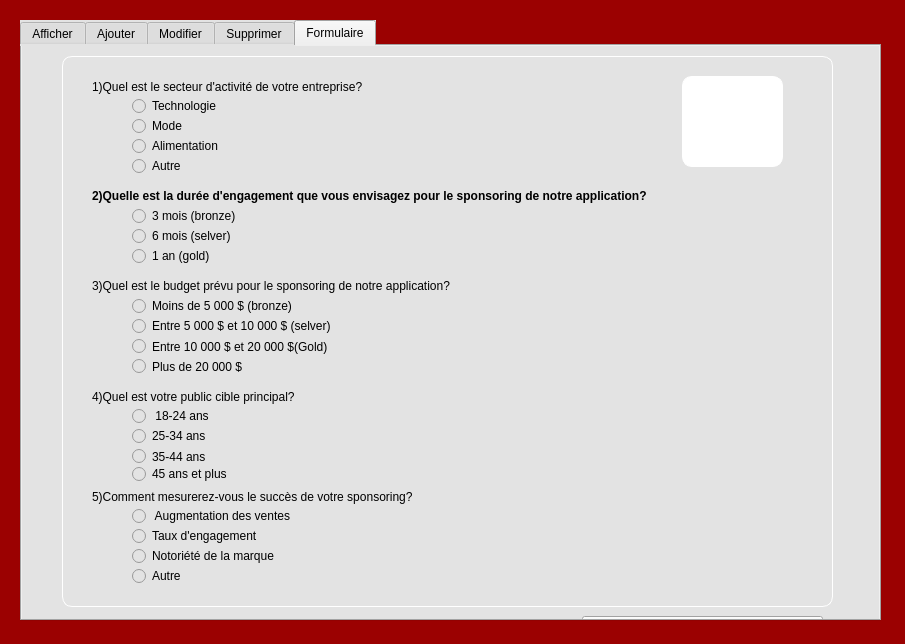
<?xml version="1.0" encoding="UTF-8"?>
<ui version="4.0">
 <class>Sponsors</class>
 <widget class="QDialog" name="Sponsors">
  <property name="geometry">
   <rect>
    <x>0</x>
    <y>0</y>
    <width>905</width>
    <height>644</height>
   </rect>
  </property>
  <property name="windowTitle">
   <string>Sponsors</string>
  </property>
  <property name="styleSheet">
   <string notr="true">background-color: rgb(155, 1, 1);</string>
  </property>
  <widget class="QTabWidget" name="tabWidget">
   <property name="geometry">
    <rect>
     <x>20</x>
     <y>20</y>
     <width>861</width>
     <height>601</height>
    </rect>
   </property>
   <property name="styleSheet">
    <string notr="true">background-color: rgb(227, 227, 227);
font: 9pt &quot;Sitka&quot;;</string>
   </property>
   <property name="currentIndex">
    <number>4</number>
   </property>
   <widget class="QWidget" name="tab_2">
    <attribute name="title">
     <string>Afficher</string>
    </attribute>
    <widget class="QLabel" name="label_2">
     <property name="geometry">
      <rect>
       <x>0</x>
       <y>-40</y>
       <width>941</width>
       <height>631</height>
      </rect>
     </property>
     <property name="styleSheet">
      <string notr="true">image: url(:/new/prefix1/BackRouge.png);</string>
     </property>
     <property name="text">
      <string/>
     </property>
    </widget>
    <widget class="QScrollBar" name="verticalScrollBar">
     <property name="geometry">
      <rect>
       <x>890</x>
       <y>90</y>
       <width>20</width>
       <height>441</height>
      </rect>
     </property>
     <property name="orientation">
      <enum>Qt::Vertical</enum>
     </property>
    </widget>
    <widget class="QTableWidget" name="tableWidget">
     <property name="geometry">
      <rect>
       <x>80</x>
       <y>200</y>
       <width>711</width>
       <height>331</height>
      </rect>
     </property>
     <property name="styleSheet">
      <string notr="true">background-color: rgb(255, 255, 255);</string>
     </property>
     <row>
      <property name="text">
       <string/>
      </property>
     </row>
     <row>
      <property name="text">
       <string/>
      </property>
     </row>
     <row>
      <property name="text">
       <string/>
      </property>
     </row>
     <row>
      <property name="text">
       <string/>
      </property>
     </row>
     <row>
      <property name="text">
       <string/>
      </property>
     </row>
     <row>
      <property name="text">
       <string/>
      </property>
     </row>
     <row>
      <property name="text">
       <string/>
      </property>
     </row>
     <row>
      <property name="text">
       <string/>
      </property>
     </row>
     <row>
      <property name="text">
       <string/>
      </property>
     </row>
     <row>
      <property name="text">
       <string/>
      </property>
     </row>
     <column>
      <property name="text">
       <string>NomSociété</string>
      </property>
     </column>
     <column>
      <property name="text">
       <string>NumContrat</string>
      </property>
     </column>
     <column>
      <property name="text">
       <string>Ville</string>
      </property>
     </column>
     <column>
      <property name="text">
       <string>DE</string>
      </property>
     </column>
     <column>
      <property name="text">
       <string>AU</string>
      </property>
     </column>
     <column>
      <property name="text">
       <string>Catégorie</string>
      </property>
     </column>
     <column>
      <property name="text">
       <string>Description</string>
      </property>
     </column>
    </widget>
    <widget class="QLabel" name="label_21">
     <property name="geometry">
      <rect>
       <x>750</x>
       <y>30</y>
       <width>41</width>
       <height>31</height>
      </rect>
     </property>
     <property name="styleSheet">
      <string notr="true">image: url(:/new/prefix1/Tri.png);</string>
     </property>
     <property name="text">
      <string/>
     </property>
    </widget>
    <widget class="QComboBox" name="comboBox">
     <property name="geometry">
      <rect>
       <x>520</x>
       <y>30</y>
       <width>231</width>
       <height>31</height>
      </rect>
     </property>
    </widget>
    <widget class="QPushButton" name="pushButton_13">
     <property name="geometry">
      <rect>
       <x>600</x>
       <y>80</y>
       <width>101</width>
       <height>91</height>
      </rect>
     </property>
     <property name="styleSheet">
      <string notr="true">background-color: rgb(255, 255, 255);
border :1px solid rgb(255, 255, 255);
border-radius :10px;
color: #FFF;
padding-left: 20px;
padding-right:20px;
</string>
     </property>
     <property name="text">
      <string/>
     </property>
    </widget>
    <widget class="QLabel" name="label_22">
     <property name="geometry">
      <rect>
       <x>610</x>
       <y>90</y>
       <width>81</width>
       <height>71</height>
      </rect>
     </property>
     <property name="styleSheet">
      <string notr="true">image: url(:/new/prefix1/CodeQR.png);
background-color: rgb(255, 255, 255);</string>
     </property>
     <property name="text">
      <string/>
     </property>
    </widget>
    <widget class="QPushButton" name="pushButton_18">
     <property name="geometry">
      <rect>
       <x>190</x>
       <y>80</y>
       <width>101</width>
       <height>91</height>
      </rect>
     </property>
     <property name="styleSheet">
      <string notr="true">background-color: rgb(255, 255, 255);
border :1px solid rgb(255, 255, 255);
border-radius :10px;
color: #FFF;
padding-left: 20px;
padding-right:20px;
</string>
     </property>
     <property name="text">
      <string/>
     </property>
    </widget>
    <widget class="QLabel" name="label_24">
     <property name="geometry">
      <rect>
       <x>200</x>
       <y>90</y>
       <width>81</width>
       <height>71</height>
      </rect>
     </property>
     <property name="styleSheet">
      <string notr="true">image: url(:/new/prefix1/PDF.png);
background-color: rgb(255, 255, 255);</string>
     </property>
     <property name="text">
      <string/>
     </property>
    </widget>
    <widget class="QLabel" name="label_25">
     <property name="geometry">
      <rect>
       <x>410</x>
       <y>100</y>
       <width>81</width>
       <height>71</height>
      </rect>
     </property>
     <property name="styleSheet">
      <string notr="true">image: url(:/new/prefix1/sata.png);
background-color: rgb(255, 255, 255);</string>
     </property>
     <property name="text">
      <string/>
     </property>
    </widget>
    <widget class="QPushButton" name="pushButton_19">
     <property name="geometry">
      <rect>
       <x>400</x>
       <y>90</y>
       <width>101</width>
       <height>91</height>
      </rect>
     </property>
     <property name="styleSheet">
      <string notr="true">background-color: rgb(255, 255, 255);
border :1px solid rgb(255, 255, 255);
border-radius :10px;
color: #FFF;
padding-left: 20px;
padding-right:20px;
</string>
     </property>
     <property name="text">
      <string/>
     </property>
    </widget>
    <widget class="QLabel" name="label_26">
     <property name="geometry">
      <rect>
       <x>410</x>
       <y>100</y>
       <width>81</width>
       <height>71</height>
      </rect>
     </property>
     <property name="styleSheet">
      <string notr="true">image: url(:/new/prefix1/Statistiques.png);
background-color: rgb(255, 255, 255);</string>
     </property>
     <property name="text">
      <string/>
     </property>
    </widget>
    <widget class="QLabel" name="label_41">
     <property name="geometry">
      <rect>
       <x>10</x>
       <y>10</y>
       <width>61</width>
       <height>71</height>
      </rect>
     </property>
     <property name="styleSheet">
      <string notr="true">background-color: rgb(155, 1, 1);
image: url(:/new/prefix1/Logo.png);</string>
     </property>
     <property name="text">
      <string/>
     </property>
    </widget>
    <widget class="QLabel" name="label_45">
     <property name="geometry">
      <rect>
       <x>80</x>
       <y>20</y>
       <width>321</width>
       <height>51</height>
      </rect>
     </property>
     <property name="styleSheet">
      <string notr="true">background-color: rgb(155, 1, 1);</string>
     </property>
     <property name="text">
      <string>&lt;html&gt;&lt;head/&gt;&lt;body&gt;&lt;p&gt;&lt;span style=&quot; font-size:26pt; font-weight:600;&quot;&gt;STREAMFLIX&lt;/span&gt;&lt;/p&gt;&lt;/body&gt;&lt;/html&gt;</string>
     </property>
    </widget>
   </widget>
   <widget class="QWidget" name="tab">
    <attribute name="title">
     <string>Ajouter</string>
    </attribute>
    <widget class="QLabel" name="label_3">
     <property name="geometry">
      <rect>
       <x>-170</x>
       <y>0</y>
       <width>1201</width>
       <height>571</height>
      </rect>
     </property>
     <property name="styleSheet">
      <string notr="true">image: url(:/new/prefix1/Background.png);</string>
     </property>
     <property name="text">
      <string/>
     </property>
    </widget>
    <widget class="QLabel" name="label_4">
     <property name="geometry">
      <rect>
       <x>150</x>
       <y>140</y>
       <width>121</width>
       <height>16</height>
      </rect>
     </property>
     <property name="styleSheet">
      <string notr="true">background-color: rgb(227, 227, 227);</string>
     </property>
     <property name="text">
      <string>Nom de société :</string>
     </property>
    </widget>
    <widget class="QLabel" name="label_6">
     <property name="geometry">
      <rect>
       <x>150</x>
       <y>180</y>
       <width>191</width>
       <height>20</height>
      </rect>
     </property>
     <property name="text">
      <string>Num de Contrat :</string>
     </property>
    </widget>
    <widget class="QLabel" name="label_9">
     <property name="geometry">
      <rect>
       <x>220</x>
       <y>270</y>
       <width>151</width>
       <height>21</height>
      </rect>
     </property>
     <property name="text">
      <string>Description :</string>
     </property>
    </widget>
    <widget class="QPushButton" name="pushButton_8">
     <property name="geometry">
      <rect>
       <x>450</x>
       <y>410</y>
       <width>111</width>
       <height>31</height>
      </rect>
     </property>
     <property name="styleSheet">
      <string notr="true">background-color: rgb(170, 0, 0);
border :1px solid rgb(255, 255, 255);
border-radius :10px;
color: #FFF;
padding-left: 20px;
padding-right:20px;
</string>
     </property>
     <property name="text">
      <string>Quitter</string>
     </property>
    </widget>
    <widget class="QPushButton" name="pushButton_9">
     <property name="geometry">
      <rect>
       <x>320</x>
       <y>410</y>
       <width>111</width>
       <height>31</height>
      </rect>
     </property>
     <property name="styleSheet">
      <string notr="true">background-color: rgb(170, 0, 0);
border :1px solid rgb(255, 255, 255);
border-radius :10px;
color: #FFF;
padding-left: 20px;
padding-right:20px;
</string>
     </property>
     <property name="text">
      <string>Valider</string>
     </property>
    </widget>
    <widget class="QLabel" name="label_11">
     <property name="geometry">
      <rect>
       <x>510</x>
       <y>140</y>
       <width>61</width>
       <height>21</height>
      </rect>
     </property>
     <property name="text">
      <string>Ville :</string>
     </property>
    </widget>
    <widget class="QLabel" name="label_8">
     <property name="geometry">
      <rect>
       <x>510</x>
       <y>180</y>
       <width>56</width>
       <height>16</height>
      </rect>
     </property>
     <property name="text">
      <string>DE :</string>
     </property>
    </widget>
    <widget class="QLabel" name="label_13">
     <property name="geometry">
      <rect>
       <x>510</x>
       <y>220</y>
       <width>56</width>
       <height>16</height>
      </rect>
     </property>
     <property name="text">
      <string>AU :</string>
     </property>
    </widget>
    <widget class="QLabel" name="label_14">
     <property name="geometry">
      <rect>
       <x>150</x>
       <y>220</y>
       <width>101</width>
       <height>16</height>
      </rect>
     </property>
     <property name="text">
      <string>Catégorie :</string>
     </property>
    </widget>
    <widget class="QLineEdit" name="lineEdit">
     <property name="geometry">
      <rect>
       <x>300</x>
       <y>140</y>
       <width>161</width>
       <height>22</height>
      </rect>
     </property>
     <property name="styleSheet">
      <string notr="true">background-color: rgb(255, 255, 255);</string>
     </property>
    </widget>
    <widget class="QLineEdit" name="lineEdit_2">
     <property name="geometry">
      <rect>
       <x>300</x>
       <y>180</y>
       <width>161</width>
       <height>22</height>
      </rect>
     </property>
     <property name="styleSheet">
      <string notr="true">background-color: rgb(255, 255, 255);</string>
     </property>
    </widget>
    <widget class="QLineEdit" name="lineEdit_4">
     <property name="geometry">
      <rect>
       <x>570</x>
       <y>140</y>
       <width>161</width>
       <height>22</height>
      </rect>
     </property>
     <property name="styleSheet">
      <string notr="true">background-color: rgb(255, 255, 255);</string>
     </property>
    </widget>
    <widget class="QLineEdit" name="lineEdit_5">
     <property name="geometry">
      <rect>
       <x>350</x>
       <y>270</y>
       <width>211</width>
       <height>81</height>
      </rect>
     </property>
     <property name="styleSheet">
      <string notr="true">background-color: rgb(255, 255, 255);</string>
     </property>
    </widget>
    <widget class="QDateEdit" name="dateEdit">
     <property name="geometry">
      <rect>
       <x>570</x>
       <y>180</y>
       <width>161</width>
       <height>22</height>
      </rect>
     </property>
     <property name="styleSheet">
      <string notr="true">background-color: rgb(255, 255, 255);</string>
     </property>
    </widget>
    <widget class="QDateEdit" name="dateEdit_2">
     <property name="geometry">
      <rect>
       <x>570</x>
       <y>220</y>
       <width>161</width>
       <height>22</height>
      </rect>
     </property>
     <property name="styleSheet">
      <string notr="true">background-color: rgb(255, 255, 255);</string>
     </property>
    </widget>
    <widget class="QComboBox" name="comboBox_3">
     <property name="geometry">
      <rect>
       <x>300</x>
       <y>220</y>
       <width>161</width>
       <height>21</height>
      </rect>
     </property>
     <item>
      <property name="text">
       <string>Gold</string>
      </property>
     </item>
     <item>
      <property name="text">
       <string>Selver</string>
      </property>
     </item>
     <item>
      <property name="text">
       <string>Bronze</string>
      </property>
     </item>
    </widget>
   </widget>
   <widget class="QWidget" name="tab_3">
    <attribute name="title">
     <string>Modifier</string>
    </attribute>
    <widget class="QLabel" name="label_18">
     <property name="geometry">
      <rect>
       <x>-170</x>
       <y>0</y>
       <width>1201</width>
       <height>571</height>
      </rect>
     </property>
     <property name="styleSheet">
      <string notr="true">image: url(:/new/prefix1/Background.png);</string>
     </property>
     <property name="text">
      <string/>
     </property>
    </widget>
    <widget class="QPushButton" name="pushButton_11">
     <property name="geometry">
      <rect>
       <x>450</x>
       <y>420</y>
       <width>111</width>
       <height>31</height>
      </rect>
     </property>
     <property name="styleSheet">
      <string notr="true">background-color: rgb(170, 0, 0);
border :1px solid rgb(255, 255, 255);
border-radius :10px;
color: #FFF;
padding-left: 20px;
padding-right:20px;
</string>
     </property>
     <property name="text">
      <string>Quitter</string>
     </property>
    </widget>
    <widget class="QPushButton" name="pushButton_10">
     <property name="geometry">
      <rect>
       <x>320</x>
       <y>420</y>
       <width>111</width>
       <height>31</height>
      </rect>
     </property>
     <property name="styleSheet">
      <string notr="true">background-color: rgb(170, 0, 0);
border :1px solid rgb(255, 255, 255);
border-radius :10px;
color: #FFF;
padding-left: 20px;
padding-right:20px;
</string>
     </property>
     <property name="text">
      <string>Valider</string>
     </property>
    </widget>
    <widget class="QDateEdit" name="dateEdit_3">
     <property name="geometry">
      <rect>
       <x>570</x>
       <y>230</y>
       <width>161</width>
       <height>22</height>
      </rect>
     </property>
     <property name="styleSheet">
      <string notr="true">background-color: rgb(255, 255, 255);</string>
     </property>
    </widget>
    <widget class="QLabel" name="label_10">
     <property name="geometry">
      <rect>
       <x>510</x>
       <y>190</y>
       <width>56</width>
       <height>16</height>
      </rect>
     </property>
     <property name="text">
      <string>DE :</string>
     </property>
    </widget>
    <widget class="QLabel" name="label_12">
     <property name="geometry">
      <rect>
       <x>510</x>
       <y>150</y>
       <width>61</width>
       <height>21</height>
      </rect>
     </property>
     <property name="text">
      <string>Ville :</string>
     </property>
    </widget>
    <widget class="QLineEdit" name="lineEdit_6">
     <property name="geometry">
      <rect>
       <x>570</x>
       <y>150</y>
       <width>161</width>
       <height>22</height>
      </rect>
     </property>
     <property name="styleSheet">
      <string notr="true">background-color: rgb(255, 255, 255);</string>
     </property>
    </widget>
    <widget class="QLabel" name="label_5">
     <property name="geometry">
      <rect>
       <x>150</x>
       <y>150</y>
       <width>121</width>
       <height>16</height>
      </rect>
     </property>
     <property name="styleSheet">
      <string notr="true">background-color: rgb(227, 227, 227);</string>
     </property>
     <property name="text">
      <string>Nom de société :</string>
     </property>
    </widget>
    <widget class="QLabel" name="label_15">
     <property name="geometry">
      <rect>
       <x>220</x>
       <y>280</y>
       <width>151</width>
       <height>21</height>
      </rect>
     </property>
     <property name="text">
      <string>Description :</string>
     </property>
    </widget>
    <widget class="QLabel" name="label_16">
     <property name="geometry">
      <rect>
       <x>150</x>
       <y>230</y>
       <width>101</width>
       <height>16</height>
      </rect>
     </property>
     <property name="text">
      <string>Catégorie :</string>
     </property>
    </widget>
    <widget class="QDateEdit" name="dateEdit_4">
     <property name="geometry">
      <rect>
       <x>570</x>
       <y>190</y>
       <width>161</width>
       <height>22</height>
      </rect>
     </property>
     <property name="styleSheet">
      <string notr="true">background-color: rgb(255, 255, 255);</string>
     </property>
    </widget>
    <widget class="QLabel" name="label_7">
     <property name="geometry">
      <rect>
       <x>150</x>
       <y>190</y>
       <width>191</width>
       <height>20</height>
      </rect>
     </property>
     <property name="text">
      <string>Num de Contrat :</string>
     </property>
    </widget>
    <widget class="QLabel" name="label_17">
     <property name="geometry">
      <rect>
       <x>510</x>
       <y>230</y>
       <width>56</width>
       <height>16</height>
      </rect>
     </property>
     <property name="text">
      <string>AU :</string>
     </property>
    </widget>
    <widget class="QLineEdit" name="lineEdit_8">
     <property name="geometry">
      <rect>
       <x>300</x>
       <y>150</y>
       <width>161</width>
       <height>22</height>
      </rect>
     </property>
     <property name="styleSheet">
      <string notr="true">background-color: rgb(255, 255, 255);</string>
     </property>
    </widget>
    <widget class="QLineEdit" name="lineEdit_9">
     <property name="geometry">
      <rect>
       <x>350</x>
       <y>280</y>
       <width>211</width>
       <height>81</height>
      </rect>
     </property>
     <property name="styleSheet">
      <string notr="true">background-color: rgb(255, 255, 255);</string>
     </property>
    </widget>
    <widget class="QLineEdit" name="lineEdit_10">
     <property name="geometry">
      <rect>
       <x>300</x>
       <y>190</y>
       <width>161</width>
       <height>22</height>
      </rect>
     </property>
     <property name="styleSheet">
      <string notr="true">background-color: rgb(255, 255, 255);</string>
     </property>
    </widget>
    <widget class="QComboBox" name="comboBox_2">
     <property name="geometry">
      <rect>
       <x>300</x>
       <y>230</y>
       <width>161</width>
       <height>22</height>
      </rect>
     </property>
     <item>
      <property name="text">
       <string>Gold</string>
      </property>
     </item>
     <item>
      <property name="text">
       <string>Selver</string>
      </property>
     </item>
     <item>
      <property name="text">
       <string>Bronze</string>
      </property>
     </item>
    </widget>
   </widget>
   <widget class="QWidget" name="tab_4">
    <attribute name="title">
     <string>Supprimer</string>
    </attribute>
    <widget class="QLabel" name="label_38">
     <property name="geometry">
      <rect>
       <x>-170</x>
       <y>0</y>
       <width>1201</width>
       <height>571</height>
      </rect>
     </property>
     <property name="styleSheet">
      <string notr="true">image: url(:/new/prefix1/Background.png);</string>
     </property>
     <property name="text">
      <string/>
     </property>
    </widget>
    <widget class="QLabel" name="label_39">
     <property name="geometry">
      <rect>
       <x>220</x>
       <y>260</y>
       <width>131</width>
       <height>31</height>
      </rect>
     </property>
     <property name="styleSheet">
      <string notr="true">background-color: rgb(227, 227, 227);</string>
     </property>
     <property name="text">
      <string>Nom de Société :</string>
     </property>
    </widget>
    <widget class="QLineEdit" name="lineEdit_14">
     <property name="geometry">
      <rect>
       <x>350</x>
       <y>260</y>
       <width>181</width>
       <height>31</height>
      </rect>
     </property>
     <property name="styleSheet">
      <string notr="true">background-color: rgb(255, 255, 255);</string>
     </property>
    </widget>
    <widget class="QPushButton" name="pushButton_14">
     <property name="geometry">
      <rect>
       <x>320</x>
       <y>370</y>
       <width>201</width>
       <height>41</height>
      </rect>
     </property>
     <property name="styleSheet">
      <string notr="true">background-color: rgb(170, 0, 0);
border :1px solid rgb(255, 255, 255);
border-radius :10px;
color: #FFF;
padding-left: 20px;
padding-right:20px;
</string>
     </property>
     <property name="text">
      <string>Supprimer</string>
     </property>
    </widget>
    <widget class="QLabel" name="label_20">
     <property name="geometry">
      <rect>
       <x>530</x>
       <y>260</y>
       <width>41</width>
       <height>31</height>
      </rect>
     </property>
     <property name="styleSheet">
      <string notr="true">image: url(:/new/prefix1/Recherche.png);
background-color: rgb(255, 255, 255);</string>
     </property>
     <property name="text">
      <string/>
     </property>
    </widget>
   </widget>
   <widget class="QWidget" name="tab_5">
    <attribute name="title">
     <string>Formulaire</string>
    </attribute>
    <widget class="QLabel" name="label_19">
     <property name="geometry">
      <rect>
       <x>-60</x>
       <y>0</y>
       <width>991</width>
       <height>611</height>
      </rect>
     </property>
     <property name="styleSheet">
      <string notr="true">image: url(:/new/prefix1/BackRouge.png);</string>
     </property>
     <property name="text">
      <string/>
     </property>
    </widget>
    <widget class="QPushButton" name="pushButton_20">
     <property name="geometry">
      <rect>
       <x>40</x>
       <y>10</y>
       <width>771</width>
       <height>551</height>
      </rect>
     </property>
     <property name="styleSheet">
      <string notr="true">
border :1px solid rgb(255, 255, 255);
border-radius :10px;
color: #cfcfc;
padding-left: 20px;
padding-right:20px;
</string>
     </property>
     <property name="text">
      <string/>
     </property>
    </widget>
    <widget class="QLabel" name="label_23">
     <property name="geometry">
      <rect>
       <x>70</x>
       <y>30</y>
       <width>481</width>
       <height>21</height>
      </rect>
     </property>
     <property name="text">
      <string>1)Quel est le secteur d'activité de votre entreprise?</string>
     </property>
    </widget>
    <widget class="QLabel" name="label_27">
     <property name="geometry">
      <rect>
       <x>70</x>
       <y>140</y>
       <width>731</width>
       <height>21</height>
      </rect>
     </property>
     <property name="text">
      <string>&lt;html&gt;&lt;head/&gt;&lt;body&gt;&lt;p&gt;&lt;span style=&quot; font-weight:600;&quot;&gt;2)Quelle est la durée d'engagement que vous envisagez pour le sponsoring de notre application?&lt;/span&gt;&lt;/p&gt;&lt;/body&gt;&lt;/html&gt;</string>
     </property>
    </widget>
    <widget class="QLabel" name="label_28">
     <property name="geometry">
      <rect>
       <x>70</x>
       <y>230</y>
       <width>671</width>
       <height>21</height>
      </rect>
     </property>
     <property name="text">
      <string>&lt;html&gt;&lt;head/&gt;&lt;body&gt;&lt;p&gt;3)Quel est le budget prévu pour le sponsoring de notre application?&lt;/p&gt;&lt;/body&gt;&lt;/html&gt;</string>
     </property>
    </widget>
    <widget class="QLabel" name="label_29">
     <property name="geometry">
      <rect>
       <x>70</x>
       <y>340</y>
       <width>561</width>
       <height>21</height>
      </rect>
     </property>
     <property name="text">
      <string>4)Quel est votre public cible principal?</string>
     </property>
    </widget>
    <widget class="QLabel" name="label_30">
     <property name="geometry">
      <rect>
       <x>70</x>
       <y>440</y>
       <width>471</width>
       <height>21</height>
      </rect>
     </property>
     <property name="text">
      <string>5)Comment mesurerez-vous le succès de votre sponsoring?</string>
     </property>
    </widget>
    <widget class="QPushButton" name="pushButton_21">
     <property name="geometry">
      <rect>
       <x>660</x>
       <y>30</y>
       <width>101</width>
       <height>91</height>
      </rect>
     </property>
     <property name="styleSheet">
      <string notr="true">background-color: rgb(255, 255, 255);
border :1px solid rgb(255, 255, 255);
border-radius :10px;
color: #FFF;
padding-left: 20px;
padding-right:20px;
</string>
     </property>
     <property name="text">
      <string/>
     </property>
    </widget>
    <widget class="QLabel" name="label_31">
     <property name="geometry">
      <rect>
       <x>660</x>
       <y>40</y>
       <width>101</width>
       <height>71</height>
      </rect>
     </property>
     <property name="styleSheet">
      <string notr="true">image: url(:/new/prefix1/Statistiques.png);
background-color: rgb(255, 255, 255);</string>
     </property>
     <property name="text">
      <string/>
     </property>
    </widget>
    <widget class="QRadioButton" name="radioButton">
     <property name="geometry">
      <rect>
       <x>110</x>
       <y>70</y>
       <width>181</width>
       <height>20</height>
      </rect>
     </property>
     <property name="text">
      <string>Mode</string>
     </property>
    </widget>
    <widget class="QRadioButton" name="radioButton_2">
     <property name="geometry">
      <rect>
       <x>110</x>
       <y>90</y>
       <width>181</width>
       <height>20</height>
      </rect>
     </property>
     <property name="text">
      <string>Alimentation</string>
     </property>
    </widget>
    <widget class="QRadioButton" name="radioButton_3">
     <property name="geometry">
      <rect>
       <x>110</x>
       <y>50</y>
       <width>191</width>
       <height>20</height>
      </rect>
     </property>
     <property name="text">
      <string>Technologie</string>
     </property>
    </widget>
    <widget class="QRadioButton" name="radioButton_4">
     <property name="geometry">
      <rect>
       <x>110</x>
       <y>110</y>
       <width>181</width>
       <height>20</height>
      </rect>
     </property>
     <property name="text">
      <string>Autre</string>
     </property>
    </widget>
    <widget class="QRadioButton" name="radioButton_5">
     <property name="geometry">
      <rect>
       <x>110</x>
       <y>160</y>
       <width>191</width>
       <height>20</height>
      </rect>
     </property>
     <property name="text">
      <string>3 mois (bronze)</string>
     </property>
    </widget>
    <widget class="QRadioButton" name="radioButton_6">
     <property name="geometry">
      <rect>
       <x>110</x>
       <y>180</y>
       <width>181</width>
       <height>20</height>
      </rect>
     </property>
     <property name="text">
      <string>6 mois (selver)</string>
     </property>
    </widget>
    <widget class="QRadioButton" name="radioButton_7">
     <property name="geometry">
      <rect>
       <x>110</x>
       <y>200</y>
       <width>181</width>
       <height>20</height>
      </rect>
     </property>
     <property name="text">
      <string>1 an (gold)</string>
     </property>
    </widget>
    <widget class="QRadioButton" name="radioButton_8">
     <property name="geometry">
      <rect>
       <x>110</x>
       <y>250</y>
       <width>271</width>
       <height>20</height>
      </rect>
     </property>
     <property name="text">
      <string>Moins de 5 000 $ (bronze)</string>
     </property>
    </widget>
    <widget class="QRadioButton" name="radioButton_9">
     <property name="geometry">
      <rect>
       <x>110</x>
       <y>290</y>
       <width>291</width>
       <height>21</height>
      </rect>
     </property>
     <property name="text">
      <string>Entre 10 000 $ et 20 000 $(Gold)</string>
     </property>
    </widget>
    <widget class="QRadioButton" name="radioButton_10">
     <property name="geometry">
      <rect>
       <x>110</x>
       <y>270</y>
       <width>281</width>
       <height>20</height>
      </rect>
     </property>
     <property name="text">
      <string>Entre 5 000 $ et 10 000 $ (selver)</string>
     </property>
    </widget>
    <widget class="QRadioButton" name="radioButton_11">
     <property name="geometry">
      <rect>
       <x>110</x>
       <y>310</y>
       <width>291</width>
       <height>21</height>
      </rect>
     </property>
     <property name="text">
      <string>Plus de 20 000 $</string>
     </property>
    </widget>
    <widget class="QComboBox" name="comboBox_9">
     <property name="geometry">
      <rect>
       <x>560</x>
       <y>570</y>
       <width>241</width>
       <height>21</height>
      </rect>
     </property>
     <item>
      <property name="text">
       <string> 18-24 ans</string>
      </property>
     </item>
     <item>
      <property name="text">
       <string>25-34 ans</string>
      </property>
     </item>
     <item>
      <property name="text">
       <string>35-44 ans</string>
      </property>
     </item>
     <item>
      <property name="text">
       <string>45 ans et plus</string>
      </property>
     </item>
    </widget>
    <widget class="QRadioButton" name="radioButton_12">
     <property name="geometry">
      <rect>
       <x>110</x>
       <y>400</y>
       <width>291</width>
       <height>21</height>
      </rect>
     </property>
     <property name="text">
      <string>35-44 ans</string>
     </property>
    </widget>
    <widget class="QRadioButton" name="radioButton_13">
     <property name="geometry">
      <rect>
       <x>110</x>
       <y>360</y>
       <width>271</width>
       <height>20</height>
      </rect>
     </property>
     <property name="text">
      <string> 18-24 ans</string>
     </property>
    </widget>
    <widget class="QRadioButton" name="radioButton_14">
     <property name="geometry">
      <rect>
       <x>110</x>
       <y>380</y>
       <width>281</width>
       <height>20</height>
      </rect>
     </property>
     <property name="text">
      <string>25-34 ans</string>
     </property>
    </widget>
    <widget class="QRadioButton" name="radioButton_15">
     <property name="geometry">
      <rect>
       <x>110</x>
       <y>420</y>
       <width>291</width>
       <height>16</height>
      </rect>
     </property>
     <property name="text">
      <string>45 ans et plus</string>
     </property>
    </widget>
    <widget class="QRadioButton" name="radioButton_16">
     <property name="geometry">
      <rect>
       <x>110</x>
       <y>460</y>
       <width>271</width>
       <height>20</height>
      </rect>
     </property>
     <property name="text">
      <string> Augmentation des ventes</string>
     </property>
    </widget>
    <widget class="QRadioButton" name="radioButton_17">
     <property name="geometry">
      <rect>
       <x>110</x>
       <y>480</y>
       <width>271</width>
       <height>20</height>
      </rect>
     </property>
     <property name="text">
      <string>Taux d'engagement</string>
     </property>
    </widget>
    <widget class="QRadioButton" name="radioButton_18">
     <property name="geometry">
      <rect>
       <x>110</x>
       <y>500</y>
       <width>271</width>
       <height>20</height>
      </rect>
     </property>
     <property name="text">
      <string>Notoriété de la marque</string>
     </property>
    </widget>
    <widget class="QRadioButton" name="radioButton_19">
     <property name="geometry">
      <rect>
       <x>110</x>
       <y>520</y>
       <width>81</width>
       <height>20</height>
      </rect>
     </property>
     <property name="text">
      <string>Autre</string>
     </property>
    </widget>
   </widget>
  </widget>
 </widget>
 <resources/>
 <connections/>
</ui>
